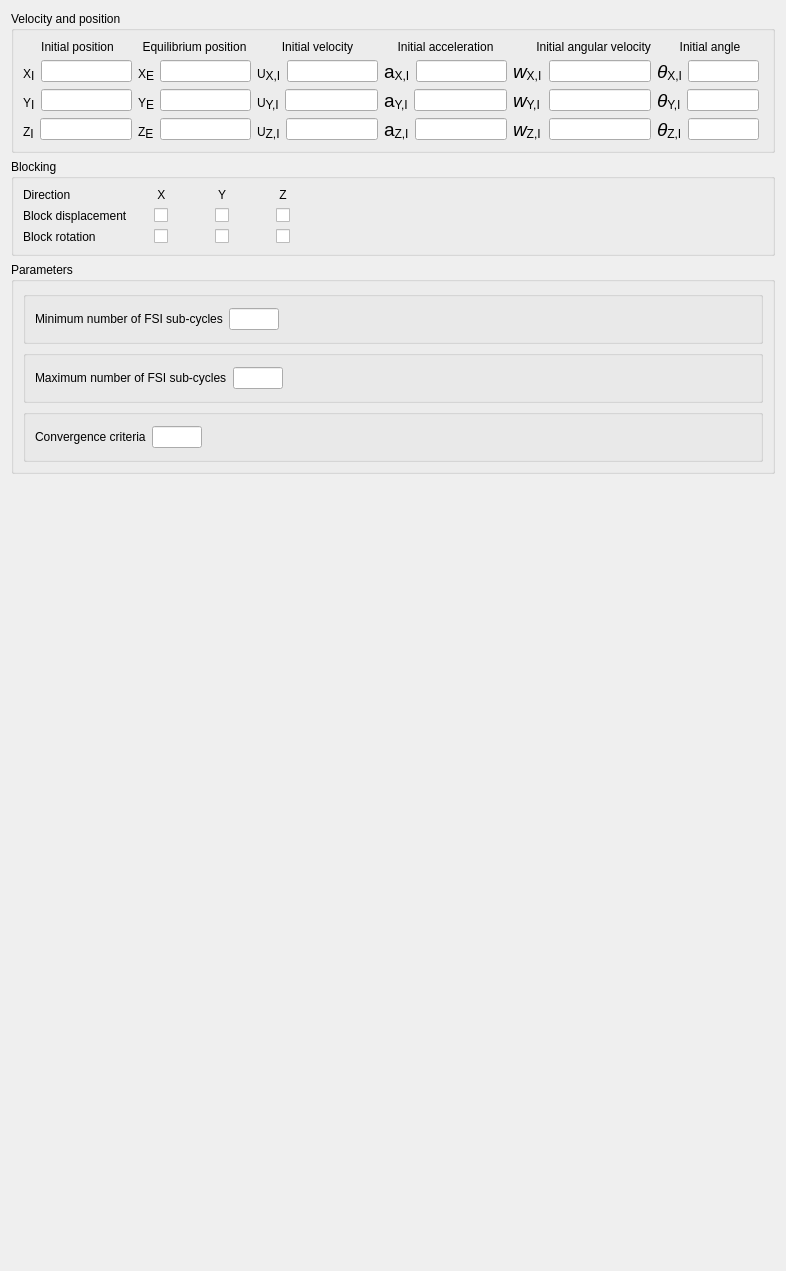
<?xml version="1.0" encoding="UTF-8"?>
<ui version="4.0">
 <class>ImmersedBoundariesFSI</class>
 <widget class="QWidget" name="ImmersedBoundariesFSI">
  <property name="geometry">
   <rect>
    <x>0</x>
    <y>0</y>
    <width>786</width>
    <height>1271</height>
   </rect>
  </property>
  <property name="windowTitle">
   <string>Form</string>
  </property>
  <layout class="QGridLayout" name="gridLayout_9">
   <item row="1" column="0">
    <widget class="QGroupBox" name="groupBoxObjFSIProperties">
     <property name="maximumSize">
      <size>
       <width>16777215</width>
       <height>300</height>
      </size>
     </property>
     <property name="title">
      <string>Velocity and position</string>
     </property>
     <layout class="QVBoxLayout" name="verticalLayout_10">
      <item>
       <layout class="QHBoxLayout" name="horizontalLayout_24">
        <item>
         <layout class="QVBoxLayout" name="verticalLayout_11">
          <item>
           <layout class="QGridLayout" name="gridLayout_2">
            <item row="0" column="0">
             <layout class="QHBoxLayout" name="horizontalLayout_31">
              <item>
               <layout class="QVBoxLayout" name="verticalLayout_12">
                <item>
                 <widget class="QLabel" name="label_25">
                  <property name="layoutDirection">
                   <enum>Qt::LeftToRight</enum>
                  </property>
                  <property name="text">
                   <string>Initial position</string>
                  </property>
                  <property name="alignment">
                   <set>Qt::AlignCenter</set>
                  </property>
                 </widget>
                </item>
                <item>
                 <layout class="QHBoxLayout" name="horizontalLayout_32">
                  <item>
                   <widget class="QLabel" name="label_26">
                    <property name="text">
                     <string>&lt;html&gt;&lt;head/&gt;&lt;body&gt;&lt;p&gt;X&lt;span style=&quot; font-size:14pt; vertical-align:sub;&quot;&gt;I&lt;/span&gt;&lt;/p&gt;&lt;/body&gt;&lt;/html&gt;</string>
                    </property>
                   </widget>
                  </item>
                  <item>
                   <widget class="QLineEdit" name="lineEditXInit"/>
                  </item>
                 </layout>
                </item>
                <item>
                 <layout class="QHBoxLayout" name="horizontalLayout_33">
                  <item>
                   <widget class="QLabel" name="label_27">
                    <property name="text">
                     <string>&lt;html&gt;&lt;head/&gt;&lt;body&gt;&lt;p&gt;Y&lt;span style=&quot; font-size:14pt; vertical-align:sub;&quot;&gt;I&lt;/span&gt;&lt;/p&gt;&lt;/body&gt;&lt;/html&gt;</string>
                    </property>
                   </widget>
                  </item>
                  <item>
                   <widget class="QLineEdit" name="lineEditYInit"/>
                  </item>
                 </layout>
                </item>
                <item>
                 <layout class="QHBoxLayout" name="horizontalLayout_34">
                  <item>
                   <widget class="QLabel" name="label_28">
                    <property name="text">
                     <string>&lt;html&gt;&lt;head/&gt;&lt;body&gt;&lt;p&gt;Z&lt;span style=&quot; font-size:14pt; vertical-align:sub;&quot;&gt;I&lt;/span&gt;&lt;/p&gt;&lt;/body&gt;&lt;/html&gt;</string>
                    </property>
                   </widget>
                  </item>
                  <item>
                   <widget class="QLineEdit" name="lineEditZInit"/>
                  </item>
                 </layout>
                </item>
               </layout>
              </item>
              <item>
               <layout class="QVBoxLayout" name="verticalLayout_13">
                <item>
                 <widget class="QLabel" name="label_29">
                  <property name="text">
                   <string>Equilibrium position</string>
                  </property>
                  <property name="alignment">
                   <set>Qt::AlignCenter</set>
                  </property>
                 </widget>
                </item>
                <item>
                 <layout class="QHBoxLayout" name="horizontalLayout_35">
                  <item>
                   <widget class="QLabel" name="label_30">
                    <property name="text">
                     <string>&lt;html&gt;&lt;head/&gt;&lt;body&gt;&lt;p&gt;X&lt;span style=&quot; font-size:14pt; vertical-align:sub;&quot;&gt;E&lt;/span&gt;&lt;/p&gt;&lt;/body&gt;&lt;/html&gt;</string>
                    </property>
                   </widget>
                  </item>
                  <item>
                   <widget class="QLineEdit" name="lineEditXEq"/>
                  </item>
                 </layout>
                </item>
                <item>
                 <layout class="QHBoxLayout" name="horizontalLayout_36">
                  <item>
                   <widget class="QLabel" name="label_31">
                    <property name="text">
                     <string>&lt;html&gt;&lt;head/&gt;&lt;body&gt;&lt;p&gt;Y&lt;span style=&quot; font-size:14pt; vertical-align:sub;&quot;&gt;E&lt;/span&gt;&lt;/p&gt;&lt;/body&gt;&lt;/html&gt;</string>
                    </property>
                   </widget>
                  </item>
                  <item>
                   <widget class="QLineEdit" name="lineEditYEq"/>
                  </item>
                 </layout>
                </item>
                <item>
                 <layout class="QHBoxLayout" name="horizontalLayout_37">
                  <item>
                   <widget class="QLabel" name="label_32">
                    <property name="text">
                     <string>&lt;html&gt;&lt;head/&gt;&lt;body&gt;&lt;p&gt;Z&lt;span style=&quot; font-size:14pt; vertical-align:sub;&quot;&gt;E&lt;/span&gt;&lt;/p&gt;&lt;/body&gt;&lt;/html&gt;</string>
                    </property>
                   </widget>
                  </item>
                  <item>
                   <widget class="QLineEdit" name="lineEditZEq"/>
                  </item>
                 </layout>
                </item>
               </layout>
              </item>
              <item>
               <layout class="QVBoxLayout" name="verticalLayout_14">
                <item>
                 <widget class="QLabel" name="label_33">
                  <property name="text">
                   <string>Initial velocity</string>
                  </property>
                  <property name="alignment">
                   <set>Qt::AlignCenter</set>
                  </property>
                 </widget>
                </item>
                <item>
                 <layout class="QHBoxLayout" name="horizontalLayout_38">
                  <item>
                   <widget class="QLabel" name="label_34">
                    <property name="text">
                     <string>&lt;html&gt;&lt;head/&gt;&lt;body&gt;&lt;p&gt;U&lt;span style=&quot; font-size:14pt; vertical-align:sub;&quot;&gt;X,I&lt;/span&gt;&lt;/p&gt;&lt;/body&gt;&lt;/html&gt;</string>
                    </property>
                    <property name="alignment">
                     <set>Qt::AlignLeading|Qt::AlignLeft|Qt::AlignVCenter</set>
                    </property>
                   </widget>
                  </item>
                  <item>
                   <widget class="QLineEdit" name="lineEditVelXInit"/>
                  </item>
                 </layout>
                </item>
                <item>
                 <layout class="QHBoxLayout" name="horizontalLayout_39">
                  <item>
                   <widget class="QLabel" name="label_35">
                    <property name="text">
                     <string>&lt;html&gt;&lt;head/&gt;&lt;body&gt;&lt;p&gt;U&lt;span style=&quot; font-size:14pt; vertical-align:sub;&quot;&gt;Y,I&lt;/span&gt;&lt;/p&gt;&lt;/body&gt;&lt;/html&gt;</string>
                    </property>
                   </widget>
                  </item>
                  <item>
                   <widget class="QLineEdit" name="lineEditVelYInit"/>
                  </item>
                 </layout>
                </item>
                <item>
                 <layout class="QHBoxLayout" name="horizontalLayout_40">
                  <item>
                   <widget class="QLabel" name="label_36">
                    <property name="text">
                     <string>&lt;html&gt;&lt;head/&gt;&lt;body&gt;&lt;p&gt;U&lt;span style=&quot; font-size:14pt; vertical-align:sub;&quot;&gt;Z,I&lt;/span&gt;&lt;/p&gt;&lt;/body&gt;&lt;/html&gt;</string>
                    </property>
                   </widget>
                  </item>
                  <item>
                   <widget class="QLineEdit" name="lineEditVelZInit"/>
                  </item>
                 </layout>
                </item>
               </layout>
              </item>
              <item>
               <layout class="QVBoxLayout" name="verticalLayout_15">
                <item>
                 <widget class="QLabel" name="label_37">
                  <property name="text">
                   <string>Initial acceleration</string>
                  </property>
                  <property name="alignment">
                   <set>Qt::AlignCenter</set>
                  </property>
                 </widget>
                </item>
                <item>
                 <layout class="QHBoxLayout" name="horizontalLayout_41">
                  <item>
                   <widget class="QLabel" name="label_38">
                    <property name="text">
                     <string>&lt;html&gt;&lt;head/&gt;&lt;body&gt;&lt;p&gt;&lt;span style=&quot; font-size:14pt;&quot;&gt;a&lt;/span&gt;&lt;span style=&quot; font-size:14pt; vertical-align:sub;&quot;&gt;X,I&lt;/span&gt;&lt;/p&gt;&lt;/body&gt;&lt;/html&gt;</string>
                    </property>
                   </widget>
                  </item>
                  <item>
                   <widget class="QLineEdit" name="lineEditAccXInit">
                    <property name="maximumSize">
                     <size>
                      <width>16777210</width>
                      <height>16777215</height>
                     </size>
                    </property>
                   </widget>
                  </item>
                 </layout>
                </item>
                <item>
                 <layout class="QHBoxLayout" name="horizontalLayout_42">
                  <item>
                   <widget class="QLabel" name="label_39">
                    <property name="text">
                     <string>&lt;html&gt;&lt;head/&gt;&lt;body&gt;&lt;p&gt;&lt;span style=&quot; font-size:14pt;&quot;&gt;a&lt;/span&gt;&lt;span style=&quot; font-size:14pt; vertical-align:sub;&quot;&gt;Y,I&lt;/span&gt;&lt;/p&gt;&lt;/body&gt;&lt;/html&gt;</string>
                    </property>
                   </widget>
                  </item>
                  <item>
                   <widget class="QLineEdit" name="lineEditAccYInit"/>
                  </item>
                 </layout>
                </item>
                <item>
                 <layout class="QHBoxLayout" name="horizontalLayout_43">
                  <item>
                   <widget class="QLabel" name="label_40">
                    <property name="text">
                     <string>&lt;html&gt;&lt;head/&gt;&lt;body&gt;&lt;p&gt;&lt;span style=&quot; font-size:14pt;&quot;&gt;a&lt;/span&gt;&lt;span style=&quot; font-size:14pt; vertical-align:sub;&quot;&gt;Z,I&lt;/span&gt;&lt;/p&gt;&lt;/body&gt;&lt;/html&gt;</string>
                    </property>
                   </widget>
                  </item>
                  <item>
                   <widget class="QLineEdit" name="lineEditAccZInit"/>
                  </item>
                 </layout>
                </item>
               </layout>
              </item>
             </layout>
            </item>
            <item row="0" column="1">
             <layout class="QGridLayout" name="gridLayout_10">
              <item row="3" column="1">
               <layout class="QHBoxLayout" name="horizontalLayout_52">
                <item>
                 <widget class="QLineEdit" name="lineEditOmegaZ">
                  <property name="maximumSize">
                   <size>
                    <width>150</width>
                    <height>16777215</height>
                   </size>
                  </property>
                 </widget>
                </item>
               </layout>
              </item>
              <item row="1" column="1">
               <layout class="QHBoxLayout" name="horizontalLayout_54">
                <item>
                 <widget class="QLineEdit" name="lineEditOmegaX">
                  <property name="maximumSize">
                   <size>
                    <width>150</width>
                    <height>16777215</height>
                   </size>
                  </property>
                 </widget>
                </item>
               </layout>
              </item>
              <item row="3" column="0">
               <layout class="QHBoxLayout" name="horizontalLayout_51">
                <item>
                 <widget class="QLabel" name="label_15">
                  <property name="minimumSize">
                   <size>
                    <width>30</width>
                    <height>0</height>
                   </size>
                  </property>
                  <property name="maximumSize">
                   <size>
                    <width>22</width>
                    <height>16777215</height>
                   </size>
                  </property>
                  <property name="text">
                   <string>&lt;html&gt;&lt;head/&gt;&lt;body&gt;&lt;p&gt;&lt;span style=&quot; font-size:14pt; font-style:italic;&quot;&gt;w&lt;/span&gt;&lt;span style=&quot; font-size:14pt; vertical-align:sub;&quot;&gt;Z,I&lt;/span&gt;&lt;/p&gt;&lt;/body&gt;&lt;/html&gt;</string>
                  </property>
                 </widget>
                </item>
               </layout>
              </item>
              <item row="0" column="0" colspan="2">
               <layout class="QHBoxLayout" name="horizontalLayout_48">
                <item>
                 <widget class="QLabel" name="label_14">
                  <property name="text">
                   <string>       Initial angular velocity</string>
                  </property>
                 </widget>
                </item>
               </layout>
              </item>
              <item row="1" column="0">
               <layout class="QHBoxLayout" name="horizontalLayout_49">
                <item>
                 <widget class="QLabel" name="label_11">
                  <property name="minimumSize">
                   <size>
                    <width>30</width>
                    <height>0</height>
                   </size>
                  </property>
                  <property name="maximumSize">
                   <size>
                    <width>25</width>
                    <height>16777215</height>
                   </size>
                  </property>
                  <property name="text">
                   <string>&lt;html&gt;&lt;head/&gt;&lt;body&gt;&lt;p&gt;&lt;span style=&quot; font-size:14pt; font-style:italic;&quot;&gt;w&lt;/span&gt;&lt;span style=&quot; font-size:14pt; vertical-align:sub;&quot;&gt;X,I&lt;/span&gt;&lt;/p&gt;&lt;/body&gt;&lt;/html&gt;</string>
                  </property>
                 </widget>
                </item>
               </layout>
              </item>
              <item row="2" column="0">
               <layout class="QHBoxLayout" name="horizontalLayout_50">
                <item>
                 <widget class="QLabel" name="label_12">
                  <property name="minimumSize">
                   <size>
                    <width>30</width>
                    <height>0</height>
                   </size>
                  </property>
                  <property name="maximumSize">
                   <size>
                    <width>22</width>
                    <height>16777215</height>
                   </size>
                  </property>
                  <property name="text">
                   <string>&lt;html&gt;&lt;head/&gt;&lt;body&gt;&lt;p&gt;&lt;span style=&quot; font-size:14pt; font-style:italic;&quot;&gt;w&lt;/span&gt;&lt;span style=&quot; font-size:14pt; vertical-align:sub;&quot;&gt;Y,I&lt;/span&gt;&lt;/p&gt;&lt;/body&gt;&lt;/html&gt;</string>
                  </property>
                 </widget>
                </item>
               </layout>
              </item>
              <item row="2" column="1">
               <layout class="QHBoxLayout" name="horizontalLayout_53">
                <item>
                 <widget class="QLineEdit" name="lineEditOmegaY">
                  <property name="maximumSize">
                   <size>
                    <width>150</width>
                    <height>16777215</height>
                   </size>
                  </property>
                 </widget>
                </item>
               </layout>
              </item>
             </layout>
            </item>
           </layout>
          </item>
         </layout>
        </item>
        <item>
         <layout class="QVBoxLayout" name="verticalLayout_16">
          <item>
           <widget class="QLabel" name="label_41">
            <property name="text">
             <string>Initial angle</string>
            </property>
            <property name="alignment">
             <set>Qt::AlignCenter</set>
            </property>
           </widget>
          </item>
          <item>
           <layout class="QHBoxLayout" name="horizontalLayout_44">
            <item>
             <widget class="QLabel" name="label_42">
              <property name="text">
               <string>&lt;html&gt;&lt;head/&gt;&lt;body&gt;&lt;p&gt;&lt;span style=&quot; font-size:14pt; font-style:italic;&quot;&gt;θ&lt;/span&gt;&lt;span style=&quot; font-size:14pt; vertical-align:sub;&quot;&gt;X,I&lt;/span&gt;&lt;/p&gt;&lt;/body&gt;&lt;/html&gt;</string>
              </property>
             </widget>
            </item>
            <item>
             <widget class="QLineEdit" name="lineEditAnglesinitX"/>
            </item>
            <item>
             <spacer name="horizontalSpacer">
              <property name="orientation">
               <enum>Qt::Horizontal</enum>
              </property>
              <property name="sizeHint" stdset="0">
               <size>
                <width>40</width>
                <height>20</height>
               </size>
              </property>
             </spacer>
            </item>
           </layout>
          </item>
          <item>
           <layout class="QHBoxLayout" name="horizontalLayout_45">
            <item>
             <widget class="QLabel" name="label_43">
              <property name="text">
               <string>&lt;html&gt;&lt;head/&gt;&lt;body&gt;&lt;p&gt;&lt;span style=&quot; font-size:14pt; font-style:italic;&quot;&gt;θ&lt;/span&gt;&lt;span style=&quot; font-size:14pt; vertical-align:sub;&quot;&gt;Y&lt;/span&gt;&lt;span style=&quot; font-size:14pt; vertical-align:sub;&quot;&gt;,I&lt;/span&gt;&lt;/p&gt;&lt;/body&gt;&lt;/html&gt;</string>
              </property>
             </widget>
            </item>
            <item>
             <widget class="QLineEdit" name="lineEditAnglesinitY"/>
            </item>
            <item>
             <spacer name="horizontalSpacer_2">
              <property name="orientation">
               <enum>Qt::Horizontal</enum>
              </property>
              <property name="sizeHint" stdset="0">
               <size>
                <width>40</width>
                <height>20</height>
               </size>
              </property>
             </spacer>
            </item>
           </layout>
          </item>
          <item>
           <layout class="QHBoxLayout" name="horizontalLayout_46">
            <item>
             <widget class="QLabel" name="label_44">
              <property name="text">
               <string>&lt;html&gt;&lt;head/&gt;&lt;body&gt;&lt;p&gt;&lt;span style=&quot; font-size:14pt; font-style:italic;&quot;&gt;θ&lt;/span&gt;&lt;span style=&quot; font-size:14pt; vertical-align:sub;&quot;&gt;Z&lt;/span&gt;&lt;span style=&quot; font-size:14pt; vertical-align:sub;&quot;&gt;,I&lt;/span&gt;&lt;/p&gt;&lt;/body&gt;&lt;/html&gt;</string>
              </property>
             </widget>
            </item>
            <item>
             <widget class="QLineEdit" name="lineEditAnglesinitZ"/>
            </item>
            <item>
             <spacer name="horizontalSpacer_3">
              <property name="orientation">
               <enum>Qt::Horizontal</enum>
              </property>
              <property name="sizeHint" stdset="0">
               <size>
                <width>40</width>
                <height>20</height>
               </size>
              </property>
             </spacer>
            </item>
           </layout>
          </item>
         </layout>
        </item>
       </layout>
      </item>
     </layout>
    </widget>
   </item>
   <item row="4" column="0">
    <spacer name="verticalSpacer">
     <property name="orientation">
      <enum>Qt::Vertical</enum>
     </property>
     <property name="sizeHint" stdset="0">
      <size>
       <width>20</width>
       <height>40</height>
      </size>
     </property>
    </spacer>
   </item>
   <item row="2" column="0">
    <widget class="QGroupBox" name="groupBoxBlocking">
     <property name="title">
      <string>Blocking</string>
     </property>
     <layout class="QHBoxLayout" name="horizontalLayout_11">
      <item>
       <layout class="QGridLayout" name="gridLayout">
        <item row="2" column="3">
         <layout class="QHBoxLayout" name="horizontalLayout_16">
          <item>
           <widget class="QCheckBox" name="checkBoxBlockRZ">
            <property name="maximumSize">
             <size>
              <width>15</width>
              <height>16777215</height>
             </size>
            </property>
            <property name="text">
             <string/>
            </property>
           </widget>
          </item>
         </layout>
        </item>
        <item row="2" column="1">
         <layout class="QHBoxLayout" name="horizontalLayout_14">
          <item>
           <widget class="QCheckBox" name="checkBoxBlockRX">
            <property name="maximumSize">
             <size>
              <width>15</width>
              <height>16777215</height>
             </size>
            </property>
            <property name="text">
             <string/>
            </property>
           </widget>
          </item>
         </layout>
        </item>
        <item row="1" column="0">
         <layout class="QHBoxLayout" name="horizontalLayout_6">
          <item>
           <widget class="QLabel" name="label_6">
            <property name="text">
             <string>Block displacement</string>
            </property>
           </widget>
          </item>
         </layout>
        </item>
        <item row="1" column="3">
         <layout class="QHBoxLayout" name="horizontalLayout_15">
          <item>
           <widget class="QCheckBox" name="checkBoxBlockDZ">
            <property name="maximumSize">
             <size>
              <width>15</width>
              <height>16777215</height>
             </size>
            </property>
            <property name="text">
             <string/>
            </property>
           </widget>
          </item>
         </layout>
        </item>
        <item row="0" column="0">
         <layout class="QHBoxLayout" name="horizontalLayout">
          <item>
           <widget class="QLabel" name="label_7">
            <property name="text">
             <string>Direction</string>
            </property>
           </widget>
          </item>
         </layout>
        </item>
        <item row="0" column="3">
         <layout class="QHBoxLayout" name="horizontalLayout_13">
          <item>
           <widget class="QLabel" name="label_9">
            <property name="minimumSize">
             <size>
              <width>55</width>
              <height>0</height>
             </size>
            </property>
            <property name="maximumSize">
             <size>
              <width>12</width>
              <height>16777215</height>
             </size>
            </property>
            <property name="text">
             <string>       Z</string>
            </property>
           </widget>
          </item>
         </layout>
        </item>
        <item row="2" column="0">
         <layout class="QHBoxLayout" name="horizontalLayout_7">
          <item>
           <widget class="QLabel" name="label_8">
            <property name="text">
             <string>Block rotation</string>
            </property>
           </widget>
          </item>
         </layout>
        </item>
        <item row="0" column="1">
         <layout class="QHBoxLayout" name="horizontalLayout_8">
          <item>
           <widget class="QLabel" name="label_16">
            <property name="minimumSize">
             <size>
              <width>55</width>
              <height>0</height>
             </size>
            </property>
            <property name="maximumSize">
             <size>
              <width>100</width>
              <height>16777215</height>
             </size>
            </property>
            <property name="sizeIncrement">
             <size>
              <width>0</width>
              <height>0</height>
             </size>
            </property>
            <property name="text">
             <string>       X</string>
            </property>
           </widget>
          </item>
         </layout>
        </item>
        <item row="2" column="2">
         <layout class="QHBoxLayout" name="horizontalLayout_17">
          <item>
           <widget class="QCheckBox" name="checkBoxBlockRY">
            <property name="maximumSize">
             <size>
              <width>15</width>
              <height>16777215</height>
             </size>
            </property>
            <property name="text">
             <string/>
            </property>
           </widget>
          </item>
         </layout>
        </item>
        <item row="1" column="2">
         <layout class="QHBoxLayout" name="horizontalLayout_19">
          <item>
           <widget class="QCheckBox" name="checkBoxBlockDY">
            <property name="maximumSize">
             <size>
              <width>15</width>
              <height>16777215</height>
             </size>
            </property>
            <property name="text">
             <string/>
            </property>
           </widget>
          </item>
         </layout>
        </item>
        <item row="0" column="2">
         <layout class="QHBoxLayout" name="horizontalLayout_9">
          <item>
           <widget class="QLabel" name="label_17">
            <property name="minimumSize">
             <size>
              <width>55</width>
              <height>0</height>
             </size>
            </property>
            <property name="maximumSize">
             <size>
              <width>100</width>
              <height>16777215</height>
             </size>
            </property>
            <property name="text">
             <string>       Y</string>
            </property>
           </widget>
          </item>
         </layout>
        </item>
        <item row="1" column="1">
         <layout class="QHBoxLayout" name="horizontalLayout_22">
          <item>
           <widget class="QCheckBox" name="checkBoxBlockDX">
            <property name="minimumSize">
             <size>
              <width>0</width>
              <height>0</height>
             </size>
            </property>
            <property name="maximumSize">
             <size>
              <width>15</width>
              <height>16777215</height>
             </size>
            </property>
            <property name="text">
             <string/>
            </property>
           </widget>
          </item>
         </layout>
        </item>
       </layout>
      </item>
      <item>
       <spacer name="horizontalSpacer_5">
        <property name="orientation">
         <enum>Qt::Horizontal</enum>
        </property>
        <property name="sizeHint" stdset="0">
         <size>
          <width>40</width>
          <height>20</height>
         </size>
        </property>
       </spacer>
      </item>
     </layout>
    </widget>
   </item>
   <item row="3" column="0">
    <widget class="QGroupBox" name="groupBoxFSIParam">
     <property name="title">
      <string>Parameters</string>
     </property>
     <layout class="QGridLayout" name="gridLayout_5">
      <item row="0" column="0">
       <layout class="QVBoxLayout" name="verticalLayout">
        <item>
         <widget class="QGroupBox" name="groupBoxStiffness">
          <property name="title">
           <string/>
          </property>
          <layout class="QGridLayout" name="_11">
           <property name="leftMargin">
            <number>9</number>
           </property>
           <property name="topMargin">
            <number>9</number>
           </property>
           <property name="rightMargin">
            <number>9</number>
           </property>
           <property name="bottomMargin">
            <number>9</number>
           </property>
           <property name="spacing">
            <number>6</number>
           </property>
           <item row="1" column="0">
            <layout class="QHBoxLayout" name="_12">
             <property name="spacing">
              <number>6</number>
             </property>
             <property name="leftMargin">
              <number>0</number>
             </property>
             <property name="topMargin">
              <number>0</number>
             </property>
             <property name="rightMargin">
              <number>0</number>
             </property>
             <property name="bottomMargin">
              <number>0</number>
             </property>
             <item>
              <widget class="QLabel" name="label_10">
               <property name="text">
                <string>Minimum number of FSI sub-cycles</string>
               </property>
              </widget>
             </item>
             <item>
              <widget class="QLineEdit" name="lineEditMinSubCycles">
               <property name="maximumSize">
                <size>
                 <width>50</width>
                 <height>16777215</height>
                </size>
               </property>
              </widget>
             </item>
             <item>
              <spacer>
               <property name="orientation">
                <enum>Qt::Horizontal</enum>
               </property>
               <property name="sizeHint" stdset="0">
                <size>
                 <width>71</width>
                 <height>26</height>
                </size>
               </property>
              </spacer>
             </item>
            </layout>
           </item>
           <item row="0" column="0">
            <layout class="QHBoxLayout" name="horizontalLayout_10"/>
           </item>
          </layout>
         </widget>
        </item>
        <item>
         <widget class="QGroupBox" name="groupBoxDamping">
          <property name="title">
           <string/>
          </property>
          <layout class="QGridLayout" name="_19">
           <property name="leftMargin">
            <number>9</number>
           </property>
           <property name="topMargin">
            <number>9</number>
           </property>
           <property name="rightMargin">
            <number>9</number>
           </property>
           <property name="bottomMargin">
            <number>9</number>
           </property>
           <property name="spacing">
            <number>6</number>
           </property>
           <item row="1" column="0">
            <layout class="QHBoxLayout" name="_20">
             <property name="spacing">
              <number>6</number>
             </property>
             <property name="leftMargin">
              <number>0</number>
             </property>
             <property name="topMargin">
              <number>0</number>
             </property>
             <property name="rightMargin">
              <number>0</number>
             </property>
             <property name="bottomMargin">
              <number>0</number>
             </property>
             <item>
              <widget class="QLabel" name="label_18">
               <property name="text">
                <string>Maximum number of FSI sub-cycles</string>
               </property>
              </widget>
             </item>
             <item>
              <widget class="QLineEdit" name="lineEditMaxSubCycles">
               <property name="maximumSize">
                <size>
                 <width>50</width>
                 <height>16777215</height>
                </size>
               </property>
              </widget>
             </item>
             <item>
              <spacer>
               <property name="orientation">
                <enum>Qt::Horizontal</enum>
               </property>
               <property name="sizeHint" stdset="0">
                <size>
                 <width>71</width>
                 <height>26</height>
                </size>
               </property>
              </spacer>
             </item>
            </layout>
           </item>
           <item row="0" column="0">
            <layout class="QHBoxLayout" name="horizontalLayout_18"/>
           </item>
          </layout>
         </widget>
        </item>
        <item>
         <widget class="QGroupBox" name="groupBoxSpecificHeat">
          <property name="title">
           <string/>
          </property>
          <layout class="QGridLayout" name="_13">
           <property name="leftMargin">
            <number>9</number>
           </property>
           <property name="topMargin">
            <number>9</number>
           </property>
           <property name="rightMargin">
            <number>9</number>
           </property>
           <property name="bottomMargin">
            <number>9</number>
           </property>
           <property name="spacing">
            <number>6</number>
           </property>
           <item row="2" column="0">
            <layout class="QHBoxLayout" name="_14">
             <property name="spacing">
              <number>6</number>
             </property>
             <property name="leftMargin">
              <number>0</number>
             </property>
             <property name="topMargin">
              <number>0</number>
             </property>
             <property name="rightMargin">
              <number>0</number>
             </property>
             <property name="bottomMargin">
              <number>0</number>
             </property>
             <item>
              <widget class="QLabel" name="label_5">
               <property name="text">
                <string>Convergence criteria</string>
               </property>
              </widget>
             </item>
             <item>
              <widget class="QLineEdit" name="lineEditConvergenceCriteria">
               <property name="maximumSize">
                <size>
                 <width>50</width>
                 <height>16777215</height>
                </size>
               </property>
              </widget>
             </item>
             <item>
              <spacer>
               <property name="orientation">
                <enum>Qt::Horizontal</enum>
               </property>
               <property name="sizeHint" stdset="0">
                <size>
                 <width>71</width>
                 <height>26</height>
                </size>
               </property>
              </spacer>
             </item>
            </layout>
           </item>
           <item row="0" column="0">
            <layout class="QHBoxLayout" name="horizontalLayout_5"/>
           </item>
          </layout>
         </widget>
        </item>
       </layout>
      </item>
     </layout>
    </widget>
   </item>
  </layout>
 </widget>
 <resources>
  <include location="resources_pages.qrc"/>
 </resources>
 <connections/>
</ui>
